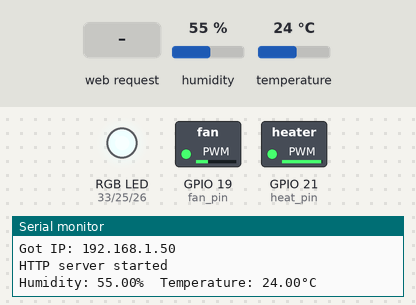
Bench run of a program on a simulated ESP32. On the bench: switched loads named in the program (green lamp = pin HIGH), an RGB LED mixed from three pins (HIGH = lit), the last lines printed to the serial monitor. The inputs (shaded band) are chosen by the test bench; at power-on: temperature 24 °C, humidity 55 %. WiFi joins after 1.5 s; servers stay silent unless stated.

Above: at 4.3 s.
4.4 s: HTTP request GET /?SWITCH=OFF received
At 4.87 s:
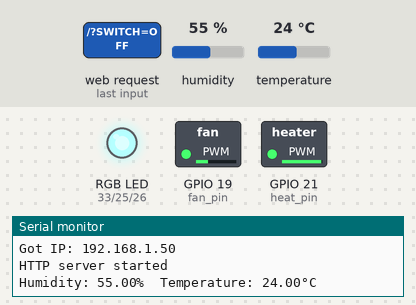
11.6 s: HTTP request GET /?SWITCH=ON received
At 12.6 s:
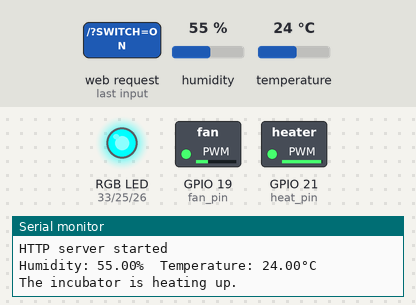
18.8 s: temperature set to 27 °C
26.3 s: temperature set to 30 °C
At 36.53 s:
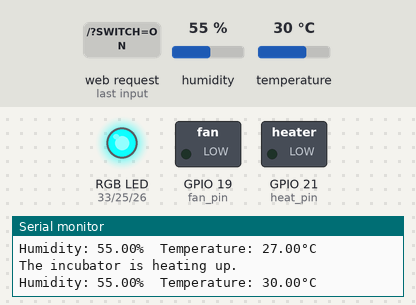
38.9 s: temperature set to 12 °C
46.1 s: temperature set to 33 °C
At 58.5 s:
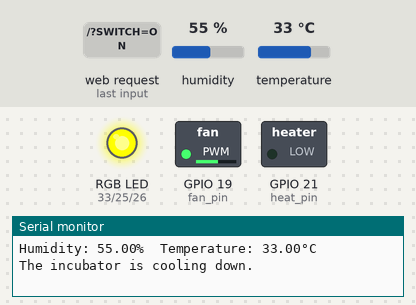
Timing chart, 0 to 65.5 s (numbered marks = the images above; inputs shaded):
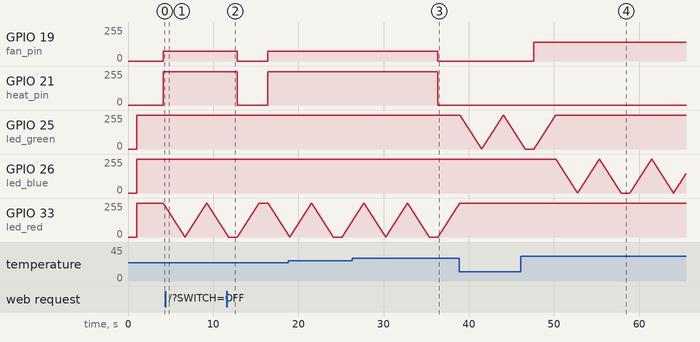

The program:

main.cpp
```cpp
#include <Arduino.h>
#include <analogWrite.h>
#include <WiFi.h>
#include "DHT.h"

// Wifi
const char *ssid = "MiFibra-8A95";
const char *password = "7KL2HDpj";
WiFiServer server(80);
String header;

// Constants
#define led_red 33
#define led_green 25
#define led_blue 26
#define fan_pin 19
#define heat_pin 21
#define dht_pin 32
DHT dht(dht_pin, DHT11);

// Variables
float temp_current;
float humi_current;
float temp_desired = 30;
float temp_margin = 1.5;
int heat_max = 250;
int fan_max = 140;
int fan_mid = 75;
String incubator_state = "On";
int color_current = 0;
int color_new;
int color_delay = 10;
int color_max = 150;

// Strings
String str_incubator_status;
String str_incubator_on = "The incubator is turned on.";
String str_incubator_off = "The incubator is turned off.";
String str_incubator_heating = "The incubator is heating up.";
String str_incubator_cooling = "The incubator is cooling down.";
String str_incubator_good = "The incubator is at the desired temperature (margin ± " + String(temp_margin) + " °C).";

void rgbLedClear()
{
  analogWrite(led_red, 255);
  analogWrite(led_green, 255);
  analogWrite(led_blue, 255);
}

// RGB Led (black/red/green/blue)
void rgbLed(String color)
{
  if (color == "red")
  {
    color_new = led_red;
  }
  else if (color == "green")
  {
    color_new = led_green;
  }
  else if (color == "blue")
  {
    color_new = led_blue;
  }
  else
  {
    color_new = 0;
  }

  // fade out
  if (color_current > 0)
  {
    for (int i = 0; i <= 255; i++)
    {
      analogWrite(color_current, i);
      delay(color_delay);
    }
    rgbLedClear();
  }
  if (color_new > 0)
  {
    // fade in
    for (int i = 0; i <= 255; i++)
    {
      analogWrite(color_new, map(i, 0, 255, 255, 0));
      delay(color_delay);
    }
    // animation
    for (int i = 0; i <= 255 * 2; i++)
    {
      if (i <= 255)
      {
        // fade out
        analogWrite(color_new, i);
        delay(color_delay);
      }
      else
      {
        // fade in
        analogWrite(color_new, map(i - 255, 0, 255, 255, 0));
        delay(color_delay);
      }
    }
  }
  // Update
  color_current = color_new;
}

// Wifi initialization
void initWiFi()
{
  Serial.println("Connecting to ");
  Serial.println(ssid);
  WiFi.begin(ssid, password);
  while (WiFi.status() != WL_CONNECTED)
  {
    delay(1000);
    Serial.print(".");
  }
  Serial.println("");
  Serial.println("WiFi connected successfully");
  Serial.print("Got IP: ");
  Serial.println(WiFi.localIP());
  server.begin();
  Serial.println("HTTP server started");
  delay(100);
}

// HTML page
void buildPage()
{
  WiFiClient client = server.available();
  if (client)
  {
    Serial.println("New Client is requesting web page");
    String current_data_line = "";
    while (client.connected())
    {
      if (client.available())
      {
        char new_byte = client.read();
        Serial.write(new_byte);
        header += new_byte;
        if (new_byte == '\n')
        {
          if (current_data_line.length() == 0)
          {
            client.println("HTTP/1.1 200 OK");
            client.println("Content-type:text/html");
            client.println("Connection: close");
            client.println();
            String incubator_status = "The incubator is waiting for you.";
            if (header.indexOf("GET /?TEMP=PLUS") >= 0)
            {
              temp_desired = temp_desired + 1;
            }
            else if (header.indexOf("GET /?TEMP=MINUS") != -1)
            {
              temp_desired = temp_desired - 1;
            }
            else if (header.indexOf("GET /?SWITCH=ON") != -1)
            {
              incubator_state = "On";
              str_incubator_status = str_incubator_on;
            }
            else if (header.indexOf("GET /?SWITCH=OFF") != -1)
            {
              incubator_state = "Off";
              str_incubator_status = str_incubator_off;
            }
            client.println("<!DOCTYPE html><html>");
            client.println("<head><meta name=\"viewport\" content=\"width=device-width, initial-scale=1\"><meta charset='UTF-8'>");
            client.println("<style>body{font-family: SFMono-Regular, Menlo, Monaco, Consolas, 'Liberation Mono', 'Courier New', monospace; padding: 0 1vw;} button{margin-bottom: 2em;}</style>");
            client.println("</head>");
            client.println("<body><h1>☼ Incubator ☼</h1>");
            client.println("<p>" + str_incubator_status + "</p>");
            client.println("<form>");
            if (incubator_state == "On")
            {
              client.println("<button name=\"SWITCH\" value=\"OFF\" type=\"submit\">Stop ◼</button>");
            }
            else
            {
              client.println("<button name=\"SWITCH\" value=\"ON\" type=\"submit\">Start ▶</button>");
            }
            client.println("</form>");
            client.println("<hr>");
            client.println("<p>Current temperature: <b>" + String(temp_current) + "°C</b><br>");
            client.println("Current humidity: <b>" + String(humi_current) + "%</b></p>");
            client.println("<form>");
            client.println("<button type=\"submit\">Update ↻</button>");
            client.println("</form>");
            client.println("<hr>");
            client.println("<p>Desired temperature: <b>" + String(temp_desired) + "°C</b>.</p>");
            client.println("<form>");
            client.println("<button name=\"TEMP\" value=\"PLUS\" type=\"submit\">↑↑↑</button>");
            client.println("<button name=\"TEMP\" value=\"MINUS\" type=\"submit\">↓↓↓</button>");
            client.println("</form>");
            client.println("</body></html>");
            client.println();
            break;
          }
          else
          {
            current_data_line = "";
          }
        }
        else if (new_byte != '\r')
        {
          current_data_line += new_byte;
        }
      }
    }
    header = "";
    client.stop();
    Serial.println("Client disconnected.");
  }
}

void setup()
{
  Serial.begin(115200);
  delay(1000);
  dht.begin();
  pinMode(fan_pin, OUTPUT);
  pinMode(heat_pin, OUTPUT);
  pinMode(led_red, OUTPUT);
  pinMode(led_green, OUTPUT);
  pinMode(led_blue, OUTPUT);
  rgbLedClear();
  initWiFi();
}

void loop()
{
  delay(1000);
  humi_current = dht.readHumidity();
  temp_current = dht.readTemperature();
  buildPage();
  if (isnan(humi_current) || isnan(temp_current))
  {
    Serial.println("Failed to read from DHT sensor :(");
    return;
  }
  Serial.print("Humidity: ");
  Serial.print(humi_current);
  Serial.print("%\t");
  Serial.print("Temperature: ");
  Serial.print(temp_current);
  Serial.println("°C ");

  if (incubator_state == "On")
  {
    if (temp_current < temp_desired - temp_margin)
    {
      analogWrite(heat_pin, heat_max);
      analogWrite(fan_pin, fan_mid);
      rgbLed("red");
      str_incubator_status = str_incubator_heating;
    }
    else if (temp_current > temp_desired + temp_margin)
    {
      analogWrite(heat_pin, 0);
      analogWrite(fan_pin, fan_max);
      rgbLed("blue");
      str_incubator_status = str_incubator_cooling;
    }
    else
    {
      analogWrite(heat_pin, 0);
      analogWrite(fan_pin, 0);
      rgbLed("green");
      str_incubator_status = str_incubator_good;
    }
  }
  else if (incubator_state == "Off")
  {
    analogWrite(heat_pin, 0);
    analogWrite(fan_pin, 0);
    rgbLed("black");
  }
  Serial.println(str_incubator_status);
}
```

Measured:
- the behaviour switches between 28 and 29 °C on temperature (found by bisection; images 2 and 3)
- after the input at 26.3 s, GPIO 19 (fan_pin): 75/255 → 0/255 after 10.1 s; GPIO 21 (heat_pin): 250/255 → 0/255 after 10.1 s
- after the input at 46.1 s, GPIO 19 (fan_pin): 0/255 → 140/255 after 1.6 s; GPIO 21 (heat_pin): stays 0/255 (without the input it goes to 250/255 after 1.6 s); GPIO 33 (led_red): stops changing and stays 255/255
